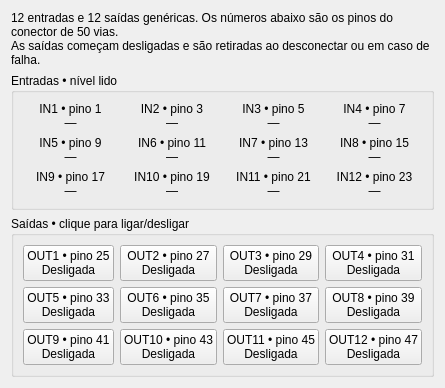
      <widget class="QWidget" name="element78">
       <property name="sizePolicy">
        <sizepolicy hsizetype="Preferred" vsizetype="Preferred">
         <horstretch>0</horstretch>
         <verstretch>0</verstretch>
        </sizepolicy>
       </property>
       <property name="windowTitle">
        <string />
       </property>
       <layout class="QVBoxLayout" name="element79">
        <property name="spacing">
         <number>6</number>
        </property>
        <item>
         <widget class="QLabel" name="element80">
          <property name="sizePolicy">
           <sizepolicy hsizetype="Preferred" vsizetype="Preferred">
            <horstretch>0</horstretch>
            <verstretch>0</verstretch>
           </sizepolicy>
          </property>
          <property name="windowTitle">
           <string />
          </property>
          <property name="text">
           <string>12 entradas e 12 saídas genéricas. Os números abaixo são os pinos do conector de 50 vias.
As saídas começam desligadas e são retiradas ao desconectar ou em caso de falha.</string>
          </property>
          <property name="alignment">
           <set>Qt::AlignLeading|Qt::AlignVCenter</set>
          </property>
          <property name="wordWrap">
           <bool>true</bool>
          </property>
         </widget>
        </item>
        <item>
         <widget class="QGroupBox" name="element81">
          <property name="sizePolicy">
           <sizepolicy hsizetype="Preferred" vsizetype="Preferred">
            <horstretch>0</horstretch>
            <verstretch>0</verstretch>
           </sizepolicy>
          </property>
          <property name="windowTitle">
           <string />
          </property>
          <property name="alignment">
           <set>Qt::AlignLeft|Qt::AlignLeading</set>
          </property>
          <layout class="QGridLayout" name="element82">
           <property name="spacing">
            <number>6</number>
           </property>
           <item row="0" column="0">
            <widget class="QLabel" name="input0_0">
             <property name="sizePolicy">
              <sizepolicy hsizetype="Preferred" vsizetype="Preferred">
               <horstretch>0</horstretch>
               <verstretch>0</verstretch>
              </sizepolicy>
             </property>
             <property name="windowTitle">
              <string />
             </property>
             <property name="text">
              <string>IN1 • pino 1
—</string>
             </property>
             <property name="alignment">
              <set>Qt::AlignCenter</set>
             </property>
            </widget>
           </item>
           <item row="0" column="1">
            <widget class="QLabel" name="input0_1">
             <property name="sizePolicy">
              <sizepolicy hsizetype="Preferred" vsizetype="Preferred">
               <horstretch>0</horstretch>
               <verstretch>0</verstretch>
              </sizepolicy>
             </property>
             <property name="windowTitle">
              <string />
             </property>
             <property name="text">
              <string>IN2 • pino 3
—</string>
             </property>
             <property name="alignment">
              <set>Qt::AlignCenter</set>
             </property>
            </widget>
           </item>
           <item row="0" column="2">
            <widget class="QLabel" name="input0_2">
             <property name="sizePolicy">
              <sizepolicy hsizetype="Preferred" vsizetype="Preferred">
               <horstretch>0</horstretch>
               <verstretch>0</verstretch>
              </sizepolicy>
             </property>
             <property name="windowTitle">
              <string />
             </property>
             <property name="text">
              <string>IN3 • pino 5
—</string>
             </property>
             <property name="alignment">
              <set>Qt::AlignCenter</set>
             </property>
            </widget>
           </item>
           <item row="0" column="3">
            <widget class="QLabel" name="input0_3">
             <property name="sizePolicy">
              <sizepolicy hsizetype="Preferred" vsizetype="Preferred">
               <horstretch>0</horstretch>
               <verstretch>0</verstretch>
              </sizepolicy>
             </property>
             <property name="windowTitle">
              <string />
             </property>
             <property name="text">
              <string>IN4 • pino 7
—</string>
             </property>
             <property name="alignment">
              <set>Qt::AlignCenter</set>
             </property>
            </widget>
           </item>
           <item row="1" column="0">
            <widget class="QLabel" name="input0_4">
             <property name="sizePolicy">
              <sizepolicy hsizetype="Preferred" vsizetype="Preferred">
               <horstretch>0</horstretch>
               <verstretch>0</verstretch>
              </sizepolicy>
             </property>
             <property name="windowTitle">
              <string />
             </property>
             <property name="text">
              <string>IN5 • pino 9
—</string>
             </property>
             <property name="alignment">
              <set>Qt::AlignCenter</set>
             </property>
            </widget>
           </item>
           <item row="1" column="1">
            <widget class="QLabel" name="input0_5">
             <property name="sizePolicy">
              <sizepolicy hsizetype="Preferred" vsizetype="Preferred">
               <horstretch>0</horstretch>
               <verstretch>0</verstretch>
              </sizepolicy>
             </property>
             <property name="windowTitle">
              <string />
             </property>
             <property name="text">
              <string>IN6 • pino 11
—</string>
             </property>
             <property name="alignment">
              <set>Qt::AlignCenter</set>
             </property>
            </widget>
           </item>
           <item row="1" column="2">
            <widget class="QLabel" name="input0_6">
             <property name="sizePolicy">
              <sizepolicy hsizetype="Preferred" vsizetype="Preferred">
               <horstretch>0</horstretch>
               <verstretch>0</verstretch>
              </sizepolicy>
             </property>
             <property name="windowTitle">
              <string />
             </property>
             <property name="text">
              <string>IN7 • pino 13
—</string>
             </property>
             <property name="alignment">
              <set>Qt::AlignCenter</set>
             </property>
            </widget>
           </item>
           <item row="1" column="3">
            <widget class="QLabel" name="input0_7">
             <property name="sizePolicy">
              <sizepolicy hsizetype="Preferred" vsizetype="Preferred">
               <horstretch>0</horstretch>
               <verstretch>0</verstretch>
              </sizepolicy>
             </property>
             <property name="windowTitle">
              <string />
             </property>
             <property name="text">
              <string>IN8 • pino 15
—</string>
             </property>
             <property name="alignment">
              <set>Qt::AlignCenter</set>
             </property>
            </widget>
           </item>
           <item row="2" column="0">
            <widget class="QLabel" name="input0_8">
             <property name="sizePolicy">
              <sizepolicy hsizetype="Preferred" vsizetype="Preferred">
               <horstretch>0</horstretch>
               <verstretch>0</verstretch>
              </sizepolicy>
             </property>
             <property name="windowTitle">
              <string />
             </property>
             <property name="text">
              <string>IN9 • pino 17
—</string>
             </property>
             <property name="alignment">
              <set>Qt::AlignCenter</set>
             </property>
            </widget>
           </item>
           <item row="2" column="1">
            <widget class="QLabel" name="input0_9">
             <property name="sizePolicy">
              <sizepolicy hsizetype="Preferred" vsizetype="Preferred">
               <horstretch>0</horstretch>
               <verstretch>0</verstretch>
              </sizepolicy>
             </property>
             <property name="windowTitle">
              <string />
             </property>
             <property name="text">
              <string>IN10 • pino 19
—</string>
             </property>
             <property name="alignment">
              <set>Qt::AlignCenter</set>
             </property>
            </widget>
           </item>
           <item row="2" column="2">
            <widget class="QLabel" name="input0_10">
             <property name="sizePolicy">
              <sizepolicy hsizetype="Preferred" vsizetype="Preferred">
               <horstretch>0</horstretch>
               <verstretch>0</verstretch>
              </sizepolicy>
             </property>
             <property name="windowTitle">
              <string />
             </property>
             <property name="text">
              <string>IN11 • pino 21
—</string>
             </property>
             <property name="alignment">
              <set>Qt::AlignCenter</set>
             </property>
            </widget>
           </item>
           <item row="2" column="3">
            <widget class="QLabel" name="input0_11">
             <property name="sizePolicy">
              <sizepolicy hsizetype="Preferred" vsizetype="Preferred">
               <horstretch>0</horstretch>
               <verstretch>0</verstretch>
              </sizepolicy>
             </property>
             <property name="windowTitle">
              <string />
             </property>
             <property name="text">
              <string>IN12 • pino 23
—</string>
             </property>
             <property name="alignment">
              <set>Qt::AlignCenter</set>
             </property>
            </widget>
           </item>
          </layout>
          <property name="title">
           <string>Entradas • nível lido</string>
          </property>
         </widget>
        </item>
        <item>
         <widget class="QGroupBox" name="element83">
          <property name="sizePolicy">
           <sizepolicy hsizetype="Preferred" vsizetype="Preferred">
            <horstretch>0</horstretch>
            <verstretch>0</verstretch>
           </sizepolicy>
          </property>
          <property name="windowTitle">
           <string />
          </property>
          <property name="alignment">
           <set>Qt::AlignLeft|Qt::AlignLeading</set>
          </property>
          <layout class="QGridLayout" name="element84">
           <property name="spacing">
            <number>6</number>
           </property>
           <item row="0" column="0">
            <widget class="QPushButton" name="output0_0">
             <property name="sizePolicy">
              <sizepolicy hsizetype="Minimum" vsizetype="Fixed">
               <horstretch>0</horstretch>
               <verstretch>0</verstretch>
              </sizepolicy>
             </property>
             <property name="windowTitle">
              <string />
             </property>
             <property name="text">
              <string>OUT1 • pino 25
Desligada</string>
             </property>
             <property name="checkable">
              <bool>true</bool>
             </property>
            </widget>
           </item>
           <item row="0" column="1">
            <widget class="QPushButton" name="output0_1">
             <property name="sizePolicy">
              <sizepolicy hsizetype="Minimum" vsizetype="Fixed">
               <horstretch>0</horstretch>
               <verstretch>0</verstretch>
              </sizepolicy>
             </property>
             <property name="windowTitle">
              <string />
             </property>
             <property name="text">
              <string>OUT2 • pino 27
Desligada</string>
             </property>
             <property name="checkable">
              <bool>true</bool>
             </property>
            </widget>
           </item>
           <item row="0" column="2">
            <widget class="QPushButton" name="output0_2">
             <property name="sizePolicy">
              <sizepolicy hsizetype="Minimum" vsizetype="Fixed">
               <horstretch>0</horstretch>
               <verstretch>0</verstretch>
              </sizepolicy>
             </property>
             <property name="windowTitle">
              <string />
             </property>
             <property name="text">
              <string>OUT3 • pino 29
Desligada</string>
             </property>
             <property name="checkable">
              <bool>true</bool>
             </property>
            </widget>
           </item>
           <item row="0" column="3">
            <widget class="QPushButton" name="output0_3">
             <property name="sizePolicy">
              <sizepolicy hsizetype="Minimum" vsizetype="Fixed">
               <horstretch>0</horstretch>
               <verstretch>0</verstretch>
              </sizepolicy>
             </property>
             <property name="windowTitle">
              <string />
             </property>
             <property name="text">
              <string>OUT4 • pino 31
Desligada</string>
             </property>
             <property name="checkable">
              <bool>true</bool>
             </property>
            </widget>
           </item>
           <item row="1" column="0">
            <widget class="QPushButton" name="output0_4">
             <property name="sizePolicy">
              <sizepolicy hsizetype="Minimum" vsizetype="Fixed">
               <horstretch>0</horstretch>
               <verstretch>0</verstretch>
              </sizepolicy>
             </property>
             <property name="windowTitle">
              <string />
             </property>
             <property name="text">
              <string>OUT5 • pino 33
Desligada</string>
             </property>
             <property name="checkable">
              <bool>true</bool>
             </property>
            </widget>
           </item>
           <item row="1" column="1">
            <widget class="QPushButton" name="output0_5">
             <property name="sizePolicy">
              <sizepolicy hsizetype="Minimum" vsizetype="Fixed">
               <horstretch>0</horstretch>
               <verstretch>0</verstretch>
              </sizepolicy>
             </property>
             <property name="windowTitle">
              <string />
             </property>
             <property name="text">
              <string>OUT6 • pino 35
Desligada</string>
             </property>
             <property name="checkable">
              <bool>true</bool>
             </property>
            </widget>
           </item>
           <item row="1" column="2">
            <widget class="QPushButton" name="output0_6">
             <property name="sizePolicy">
              <sizepolicy hsizetype="Minimum" vsizetype="Fixed">
               <horstretch>0</horstretch>
               <verstretch>0</verstretch>
              </sizepolicy>
             </property>
             <property name="windowTitle">
              <string />
             </property>
             <property name="text">
              <string>OUT7 • pino 37
Desligada</string>
             </property>
             <property name="checkable">
              <bool>true</bool>
             </property>
            </widget>
           </item>
           <item row="1" column="3">
            <widget class="QPushButton" name="output0_7">
             <property name="sizePolicy">
              <sizepolicy hsizetype="Minimum" vsizetype="Fixed">
               <horstretch>0</horstretch>
               <verstretch>0</verstretch>
              </sizepolicy>
             </property>
             <property name="windowTitle">
              <string />
             </property>
             <property name="text">
              <string>OUT8 • pino 39
Desligada</string>
             </property>
             <property name="checkable">
              <bool>true</bool>
             </property>
            </widget>
           </item>
           <item row="2" column="0">
            <widget class="QPushButton" name="output0_8">
             <property name="sizePolicy">
              <sizepolicy hsizetype="Minimum" vsizetype="Fixed">
               <horstretch>0</horstretch>
               <verstretch>0</verstretch>
              </sizepolicy>
             </property>
             <property name="windowTitle">
              <string />
             </property>
             <property name="text">
              <string>OUT9 • pino 41
Desligada</string>
             </property>
             <property name="checkable">
              <bool>true</bool>
             </property>
            </widget>
           </item>
           <item row="2" column="1">
            <widget class="QPushButton" name="output0_9">
             <property name="sizePolicy">
              <sizepolicy hsizetype="Minimum" vsizetype="Fixed">
               <horstretch>0</horstretch>
               <verstretch>0</verstretch>
              </sizepolicy>
             </property>
             <property name="windowTitle">
              <string />
             </property>
             <property name="text">
              <string>OUT10 • pino 43
Desligada</string>
             </property>
             <property name="checkable">
              <bool>true</bool>
             </property>
            </widget>
           </item>
           <item row="2" column="2">
            <widget class="QPushButton" name="output0_10">
             <property name="sizePolicy">
              <sizepolicy hsizetype="Minimum" vsizetype="Fixed">
               <horstretch>0</horstretch>
               <verstretch>0</verstretch>
              </sizepolicy>
             </property>
             <property name="windowTitle">
              <string />
             </property>
             <property name="text">
              <string>OUT11 • pino 45
Desligada</string>
             </property>
             <property name="checkable">
              <bool>true</bool>
             </property>
            </widget>
           </item>
           <item row="2" column="3">
            <widget class="QPushButton" name="output0_11">
             <property name="sizePolicy">
              <sizepolicy hsizetype="Minimum" vsizetype="Fixed">
               <horstretch>0</horstretch>
               <verstretch>0</verstretch>
              </sizepolicy>
             </property>
             <property name="windowTitle">
              <string />
             </property>
             <property name="text">
              <string>OUT12 • pino 47
Desligada</string>
             </property>
             <property name="checkable">
              <bool>true</bool>
             </property>
            </widget>
           </item>
          </layout>
          <property name="title">
           <string>Saídas • clique para ligar/desligar</string>
          </property>
         </widget>
        </item>
        <item>
         <spacer>
          <property name="sizeHint">
           <size>
            <width>0</width>
            <height>0</height>
           </size>
          </property>
          <property name="orientation">
           <enum>Qt::Vertical</enum>
          </property>
         </spacer>
        </item>
       </layout>
       <attribute name="title">
        <string>P1 • I/O</string>
       </attribute>
      </widget>
